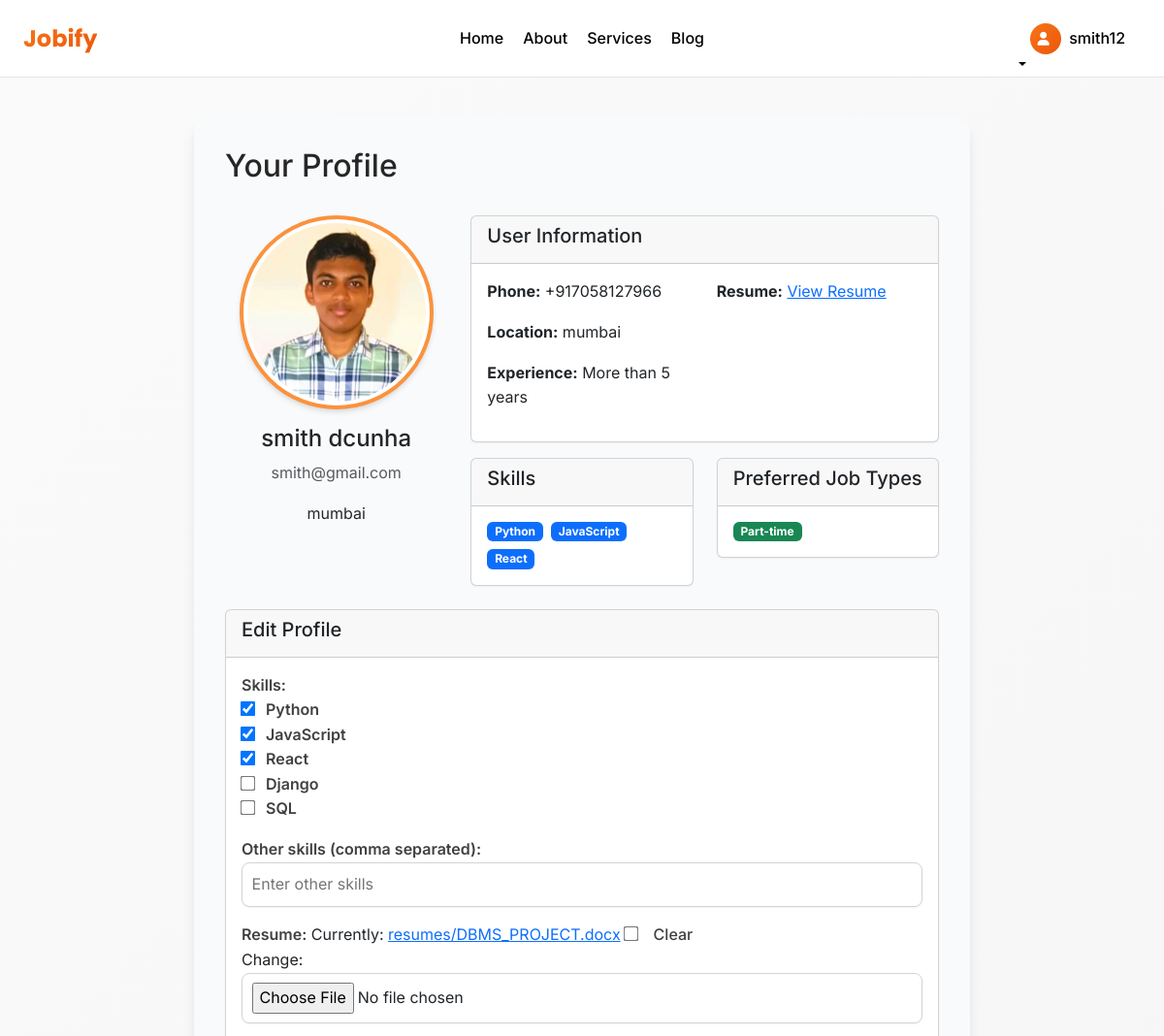
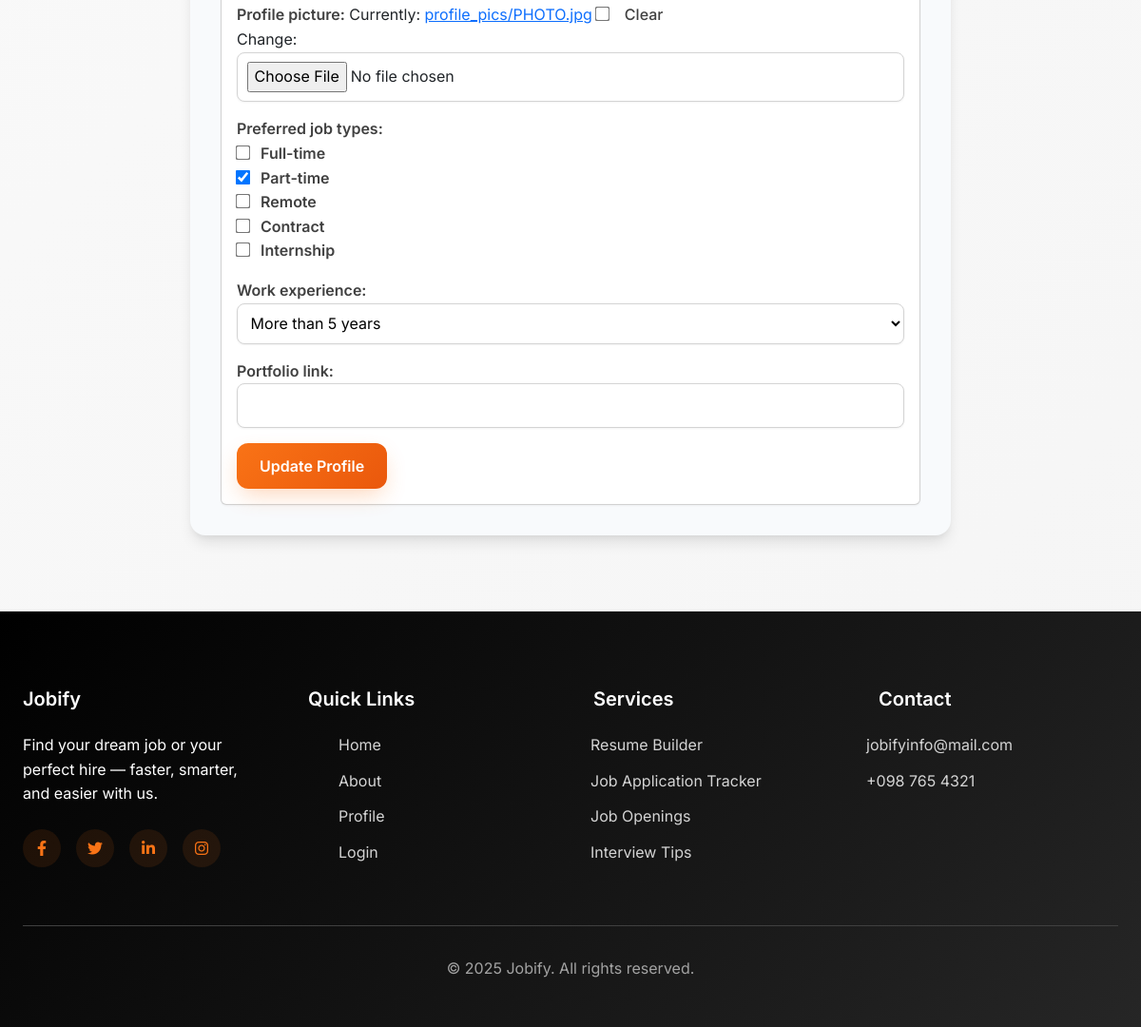
Screenshot of /profile.html (signed in) with the database file from the repository (2 pictures, top to bottom).
### socialcause/models.py (models this page shows, shortened)
class User(AbstractUser):
    email = models.EmailField(_('email address'), unique=True)
    phone_number = models.CharField(max_length=15, blank=True, null=True)
    location = models.CharField(max_length=255, blank=True, null=True)
    USERNAME_FIELD = 'email'
    REQUIRED_FIELDS = ['username']
    class Meta:
        app_label = 'socialcause'

class UserProfile(models.Model):
    EXPERIENCE_CHOICES = [
        ('0-1', 'Less than 1 year'),
        ('1-3', '1-3 years'),
        ('3-5', '3-5 years'),
        ('5+', 'More than 5 years'),
    ]
    user = models.OneToOneField(User, on_delete=models.CASCADE, related_name='profile')
    skills = models.ManyToManyField(Skill, blank=True)
    resume = models.FileField(upload_to='resumes/', blank=True, null=True)
    profile_picture = models.ImageField(upload_to='profile_pics/', blank=True, null=True)
    preferred_job_types = models.ManyToManyField(JobType, blank=True)
    work_experience = models.CharField(max_length=3, choices=EXPERIENCE_CHOICES, blank=True, null=True)
    portfolio_link = models.URLField(blank=True, null=True)
    other_skills = models.CharField(max_length=255, blank=True, null=True)  # New field for custom skills

class Skill(models.Model):
    name = models.CharField(max_length=100)
    def __str__(self):
        return self.name

class JobType(models.Model):
    name = models.CharField(max_length=100)
    def __str__(self):
        return self.name

### socialcause/views.py (the view)
# urls.py: path('profile.html', views.profile_view, name='profile'),
@login_required
def profile_view(request):
    try:
        profile = request.user.profile
    except UserProfile.DoesNotExist:
        profile = UserProfile.objects.create(user=request.user)
    if request.method == 'POST':
        form = UserProfileForm(request.POST, request.FILES, instance=profile)
        if form.is_valid():
            profile = form.save(commit=False)
            profile.other_skills = form.cleaned_data.get('other_skills', '')
            profile.save()
            form.save_m2m()
            messages.success(request, 'Profile updated successfully!')
            return redirect('profile')
    else:
        form = UserProfileForm(instance=profile)
    return render(request, 'profile.html', {'form': form})

### socialcause/forms.py
class UserProfileForm(forms.ModelForm):
    skills = forms.ModelMultipleChoiceField(
        queryset=Skill.objects.all(),
        widget=forms.CheckboxSelectMultiple,
        required=False
    )
    preferred_job_types = forms.ModelMultipleChoiceField(
        queryset=JobType.objects.all(),
        widget=forms.CheckboxSelectMultiple,
        required=False
    )
    other_skills = forms.CharField(
        required=False,
        label='Other skills (comma separated)',
        widget=forms.TextInput(attrs={'placeholder': 'Enter other skills'})
    )
    class Meta:
        model = UserProfile
        fields = ('skills', 'other_skills', 'resume', 'profile_picture', 'preferred_job_types', 'work_experience', 'portfolio_link')

### templates/profile.html (shortened to what this page needs)
{% extends 'base.html' %}
{% block content %}
<div class="form-container">
    <div class="d-flex justify-content-between align-items-center mb-4">
        <h2>Your Profile</h2>
    </div>
    <div class="row mb-4">
        <div class="col-md-4 text-center">
            {% if user.profile.profile_picture %}
                <img src="{{ user.profile.profile_picture.url }}" alt="Profile Picture" class="img-thumbnail rounded-circle" style="width: 200px; height: 200px; object-fit: cover;">
            {% else %}
                <div class="border rounded-circle d-flex align-items-center justify-content-center" style="width: 200px; height: 200px; margin: 0 auto;">
                    <span class="display-4 text-muted">{{ user.first_name|first }}{{ user.last_name|first }}</span>
                </div>
            {% endif %}
            <h4 class="mt-3">{{ user.first_name }} {{ user.last_name }}</h4>
            <p class="text-muted">{{ user.email }}</p>
            <p>{{ user.location }}</p>
        </div>
        <div class="col-md-8">
            <div class="card">
                <div class="card-header">
                    <h5>User Information</h5>
                </div>
                <div class="card-body">
                    <div class="row">
                        <div class="col-md-6">
                            <p><strong>Phone:</strong> {{ user.phone_number }}</p>
                            <p><strong>Location:</strong> {{ user.location }}</p>
                            <p><strong>Experience:</strong> {{ user.profile.get_work_experience_display|default:"Not specified" }}</p>
                        </div>
                        <div class="col-md-6">
                            {% if user.profile.resume %}
                                <p><strong>Resume:</strong> <a href="{{ user.profile.resume.url }}" target="_blank">View Resume</a></p>
                            {% endif %}
                        </div>
                    </div>
                </div>
            </div>
            <div class="row mt-3">
                <div class="col-md-6">
                    <div class="card">
                        <div class="card-header">
                            <h5>Skills</h5>
                        </div>
                        <div class="card-body">
                            {% if user.profile.skills.all %}
                                <div class="d-flex flex-wrap gap-2">
                                    {% for skill in user.profile.skills.all %}
                                        <span class="badge bg-primary">{{ skill.name }}</span>
                                    {% endfor %}
                                </div>
                            {% else %}
                                <p class="text-muted">No skills added yet.</p>
                            {% endif %}
                        </div>
                    </div>
                </div>
                <div class="col-md-6">
                    <div class="card">
                        <div class="card-header">
                            <h5>Preferred Job Types</h5>
                        </div>
                        <div class="card-body">
                            {% if user.profile.preferred_job_types.all %}
                                <div class="d-flex flex-wrap gap-2">
                                    {% for job_type in user.profile.preferred_job_types.all %}
                                        <span class="badge bg-success">{{ job_type.name }}</span>
                                    {% endfor %}
                                </div>
                            {% else %}
                                <p class="text-muted">No preferred job types added yet.</p>
                            {% endif %}
                        </div>
                    </div>
                </div>
            </div>
        </div>
    </div>
    <div class="card">
        <div class="card-header">
            <h5>Edit Profile</h5>
        </div>
        <div class="card-body">
            <form method="post" enctype="multipart/form-data">
                {% for field in form %}
                    <div class="mb-3">
                        {{ field.label_tag }}
                        {{ field }}
                    </div>
                {% endfor %}
                <button type="submit" class="btn btn-primary">Update Profile</button>
            </form>
        </div>
    </div>
</div>
{% endblock %}

### templates/base.html (shortened to what this page needs)
<!DOCTYPE html>
<html lang="en">
<head>
    <link href="https://cdn.jsdelivr.net/npm/bootstrap@5.3.0-alpha1/dist/css/bootstrap.min.css" rel="stylesheet">
    <link rel="stylesheet" href="https://cdnjs.cloudflare.com/ajax/libs/font-awesome/6.0.0/css/all.min.css">
</head>
<body>
    {% include 'header.html' %}
    <main class="main-content">
        <div class="container">
            {% block content %}{% endblock %}
        </div>
    </main>
    {% include 'footer.html' %}
</body>
</html>

### templates/header.html (shortened to what this page needs)
<header class="header">
  <div class="container">
    <nav class="navbar">
      <a href="#" class="logo">Jobify</a>
      <ul class="nav-links desktop-nav">
        <li><a href="index.html" class="nav-link">Home</a></li>
        <li><a href="info.html" class="nav-link">About</a></li>
        <li><a href="services.html" class="nav-link">Services</a></li>
        <li><a href="blog.html" class="nav-link">Blog</a></li>
      </ul>
      <ul class="navbar-nav desktop-nav">
        {% if user.is_authenticated %}
          <li class="nav-item dropdown">
            <a class="nav-link dropdown-toggle username-display" href="#" id="navbarDropdown" role="button" data-bs-toggle="dropdown" aria-expanded="false">
              <div class="user-avatar">
                <i class="fas fa-user"></i>
              </div>
              {{ user.username }}
            </a>
          </li>
        {% else %}
          <li class="nav-item">
            <a class="nav-link login-button" href="login.html">Login</a>
          </li>
        {% endif %}
      </ul>
    </nav>
  </div>
</header>

### templates/footer.html
<footer class="footer">
    <div class="container">
      <div class="footer-content">
        <div class="footer-section">
          <h3>Jobify</h3>
          <p>Find your dream job or your perfect hire — faster, smarter, and easier with us.</p>
          <div class="social-links">
            <a href="https://www.facebook.com/" class="social-link"><i class="fab fa-facebook-f"></i></a>
            <a href="https://www.x.com/" class="social-link"><i class="fab fa-twitter"></i></a>
            <a href="https://www.linkedin.com/" class="social-link"><i class="fab fa-linkedin-in"></i></a>
            <a href="https://www.instagram.com/" class="social-link"><i class="fab fa-instagram"></i></a>
          </div>
        </div>
        <div class="footer-section">
          <h3>Quick Links</h3>
          <ul class="footer-links">
            <li><a href="index.html">Home</a></li>
            <li><a href="info.html">About</a></li>
            <li><a href="profile.html">Profile</a></li>
            <li><a href="login.html">Login</a></li>
          </ul>
        </div>
        <div class="footer-section">
          <h3>Services</h3>
          <ul class="footer-links" style="margin-left:-35px;">
            <li><a href="builder.html">Resume Builder</a></li>
            <li><a href="jobapply.html">Job Application Tracker</a></li>
            <li><a href="jobpost.html">Job Openings</a></li>
            <li><a href="interview.html">Interview Tips</a></li>
          </ul>
        </div>
        <div class="footer-section">
          <h3>Contact</h3>
          <ul class="footer-links" style="margin-left:-45px;">
            <li><a href="mailto:jobifyinfo@mail.com">jobifyinfo@mail.com</a></li>
            <li><a href="tel:+0987654321">+098 765 4321</a></li>
          </ul>
        </div>
      </div>
      <div class="footer-bottom">
        <p>&copy; 2025 Jobify. All rights reserved.</p>
      </div>
    </div>
  </footer>

### templates/profile.html (style rules this page uses)
:root { --primary-50: #fff7ed; --primary-100: #ffedd5; --primary-200: #fed7aa; --primary-300: #fdba74; --primary-400: #fb923c; --primary-500: #f97316; --primary-600: #ea580c; --primary-700: #c2410c; --primary-800: #9a3412; --primary-900: #7c2d12; --secondary-50: #f8fafc; --secondary-100: #f1f5f9; --secondary-200: #e2e8f0; --secondary-300: #cbd5e1; --secondary-400: #94a3b8; --secondary-500: #64748b; --secondary-600: #475569; --secondary-700: #334155; --secondary-800: #1e293b; --secondary-900: #0f172a; --neutral-50: #fafafa; --neutral-100: #f5f5f5; --neutral-200: #e5e5e5; --neutral-300: #d4d4d4; --neutral-400: #a3a3a3; --neutral-500: #737373; --neutral-600: #525252; --neutral-700: #404040; --neutral-800: #262626; --neutral-900: #171717; --black: #000000; --white: #ffffff; --orange: #f97316; --orange-light: #fb923c; --orange-dark: #ea580c; --gradient-primary: linear-gradient(135deg, var(--orange) 0%, var(--orange-dark) 100%); --gradient-secondary: linear-gradient(135deg, var(--black) 0%, var(--neutral-800) 100%); --gradient-accent: linear-gradient(135deg, var(--orange-light) 0%, var(--orange) 50%, var(--orange-dark) 100%); --shadow-sm: 0 1px 2px 0 rgba(0, 0, 0, 0.05); --shadow-md: 0 4px 6px -1px rgba(0, 0, 0, 0.1), 0 2px 4px -1px rgba(0, 0, 0, 0.06); --shadow-lg: 0 10px 15px -3px rgba(0, 0, 0, 0.1), 0 4px 6px -2px rgba(0, 0, 0, 0.05); --shadow-orange: 0 10px 25px -5px rgba(249, 115, 22, 0.3); }
.form-container { background-color: var(--secondary-50); padding: 2rem; border-radius: 1rem; box-shadow: var(--shadow-lg); }
h2, h4, h5 { color: var(--orange-dark); font-weight: 700; }
img.img-thumbnail { border: 4px solid var(--orange-light); box-shadow: var(--shadow-md); }
.card { background-color: var(--white); border: 1px solid var(--neutral-200); border-radius: 0.75rem; box-shadow: var(--shadow-sm); }
.card-header { background: var(--primary-100); color: var(--primary-800); font-weight: 600; border-bottom: 1px solid var(--primary-200); padding: 0.75rem 1rem; }
.badge { padding: 0.5em 0.75em; font-size: 0.85rem; border-radius: 0.5rem; }
.badge.bg-primary { background-color: var(--orange); }
.badge.bg-success { background-color: var(--secondary-700); }
.btn-primary { background: var(--gradient-primary); border: none; color: var(--white); font-weight: 600; box-shadow: var(--shadow-orange); transition: all 0.3s ease; }
form label { font-weight: 600; color: var(--neutral-700); }
form input[type="text"], form input[type="email"], form input[type="url"], form input[type="file"], form select, form textarea { width: 100%; padding: 0.6rem; border: 1px solid var(--neutral-300); border-radius: 0.5rem; background-color: var(--white); box-shadow: var(--shadow-sm); }
form input[type="checkbox"] { transform: scale(1.2); margin-right: 0.5rem; }
input[type="checkbox"] + label, input[type="checkbox"] + span { display: inline-block; margin-left: 0.25rem; font-weight: 500; }
input[type="file"] { border: 1px solid var(--neutral-300); padding: 0.5rem; background-color: var(--neutral-100); }
input[type="checkbox"] { margin-right: 0.5rem; }
form .mb-3 { margin-bottom: 1rem; }

### templates/header.html (style rules this page uses)
.navbar { position: relative; display: flex; align-items: center; justify-content: space-between; width: 100%; }
.logo { font-weight: bold; font-size: 1.5rem; text-decoration: none; color: #000; }
.nav-links { position: absolute; left: 50%; transform: translateX(-50%); display: flex; gap: 20px; list-style: none; padding: 0; margin: 0; }
.nav-link { text-decoration: none; color: #000; }
.navbar-nav { display: flex; align-items: center; list-style: none; padding: 0; margin: 0; gap: 10px; }
.user-avatar i { margin-right: 5px; }

### rows the page displays
User: username "smith12", profile.profile_picture (picture), first_name "smith", last_name "dcunha", email "smith@gmail.com", location "mumbai", phone_number "+917058127966", profile.work_experience "More than 5 years"
Skill: name "Python"
Skill: name "JavaScript"
Skill: name "React"
JobType: name "Part-time"
UserProfile: form "More than 5 years"

### other values shown
{{ field.label_tag }} "Skills:" "Other skills (comma separated):" "Resume:" "Profile picture:" "Preferred job types:" "Work experience:" "Portfolio link:"
